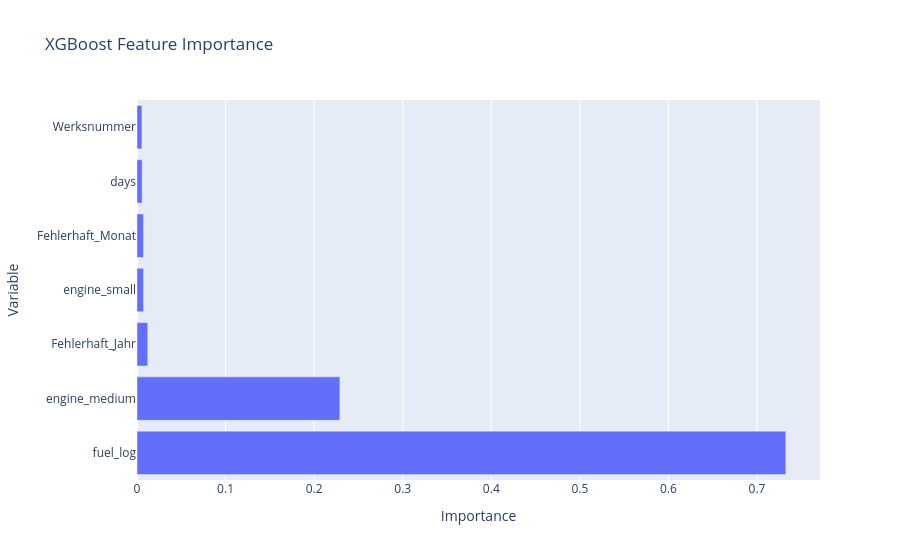

Here is the notebook cell this chart was saved with:
### Markdown cell above
### XGBoost feature importance

The feature importance values are visualized to make it easier to
compare the contribution of the explanatory variables to the XGBoost
predictions.

### Code cell
fig = px.bar(
    feature_importance,
    x="Importance",
    y="Variable",
    orientation="h",
    title="XGBoost Feature Importance"
)

fig.show()

### Figure 1 — Plotly figure (JSON) as saved in the notebook; plotly's stock layout.template omitted (floating-point values rounded to 4 significant figures)
{"data": [{"hovertemplate": "Importance=%{x}<br>Variable=%{y}<extra></extra>", "legendgroup": "", "marker": {"color": "#636efa", "pattern": {"shape": ""}}, "name": "", "orientation": "h", "showlegend": false, "textposition": "auto", "type": "bar", "x": [0.7326, 0.229, 0.01216, 0.00744, 0.007435, 0.005803, 0.005548], "xaxis": "x", "y": ["fuel_log", "engine_medium", "Fehlerhaft_Jahr", "engine_small", "Fehlerhaft_Monat", "days", "Werksnummer"], "yaxis": "y"}], "layout": {"barmode": "relative", "legend": {"tracegroupgap": 0}, "title": {"text": "XGBoost Feature Importance"}, "xaxis": {"anchor": "y", "domain": [0, 1], "title": {"text": "Importance"}}, "yaxis": {"anchor": "x", "domain": [0, 1], "title": {"text": "Variable"}}}}
